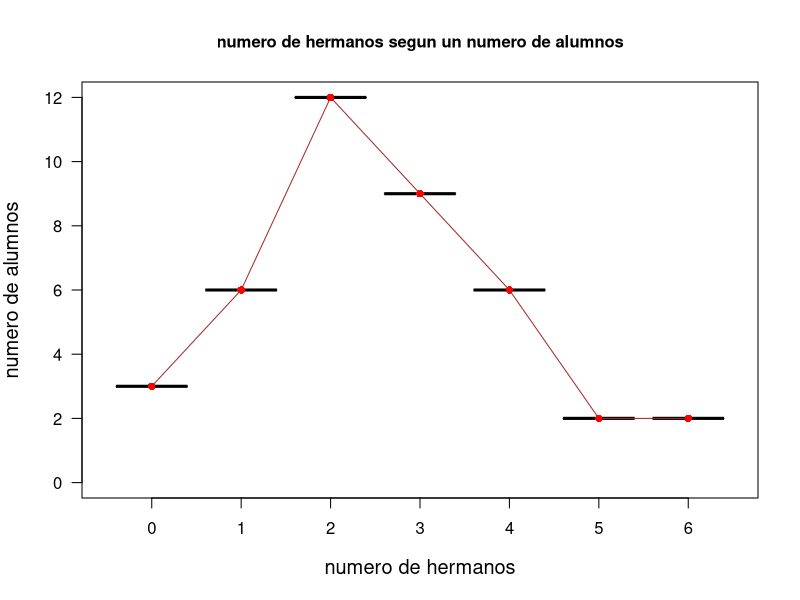
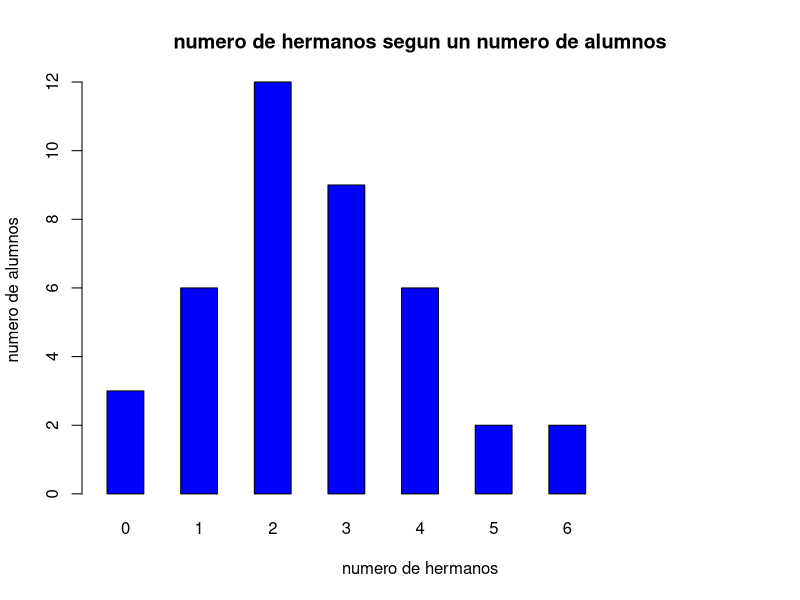

Generate these figures, in order, with R:
library(readxl)   # libreria para abrir excel
library(dplyr)    # libreria para manegar data frames
library(graphics) #  libreria de grafos
library(ggplot2)  #  libreria de grafos
library(plotrix)  # libreria de grafos


segundo<- read_excel("segundo.xlsx", col_names = c("1","2","3","4"))   # abrimos el excel
attach(segundo)   # habilita las etiquetas del documento
class(segundo)    # vemos la clase del objeto
typeof(segundo)   # vemos el tipo de variable del objeto
Msegundo<- as.matrix(segundo) # convertimos un data frame a una matriz
#Msegundo<-data.frame(sort(Msegundo, decreasing = FALSE))  # los convertimos en una lista
print(Msegundo)   #  imprimimos la matriz
class(Msegundo)   #  clases del objeto
typeof(Msegundo)  #  tipo de variables del objeto
table(Msegundo)   #  de la lista cuantas veces se repiten los numeros (numero de hermanos)
stem(Msegundo,scale = 1)  #  Diagrama de tallo-hoja


na<-data.frame(table(Msegundo))   #volviendo una MATRIX a una TABLA.
colnames(na)<- c("numero de hermanos", "numero de alumnos")   # dandole nombre a las columnas de la tabla.
print(na)  # Imprimir tabla na
sum(table(Msegundo))  #  suma  los que se reptieron (total de numero de alumnos)
b<-data.matrix(na)
plot(na, main="numero de hermanos segun un numero de alumnos", las=1, cex.main=1, cex.lab=1.2, ylim=c(0,12))
points(na, pch=16, lines(na, col="brown"), col="red")


frec.rela.prop<-na[2]/40   #  sacando la frecuencia relativa en proporcion
print(frec.rela.prop)     # imprimiendo frecuencia. relativa. proporcional
frec.rela.porc<-na[2]/40*100  #   frecuencia relativa en porcentaje
print(frec.rela.porc)     # imprimiendo frecuencia. relativa. en porcentaje
sum(frec.rela.porc<-na[2]/40*100)   #suma total de los porcentajes


barplot(table(Msegundo), col = "blue", space = 1, legend.text = FALSE,
        horiz = FALSE, axes = TRUE, axisnames = TRUE, cex.names = 1, cex.axis = 1,
        xlab = "numero de hermanos", ylab = "numero de alumnos", 
        main = "numero de hermanos segun un numero de alumnos", xlim = c(1,18))












